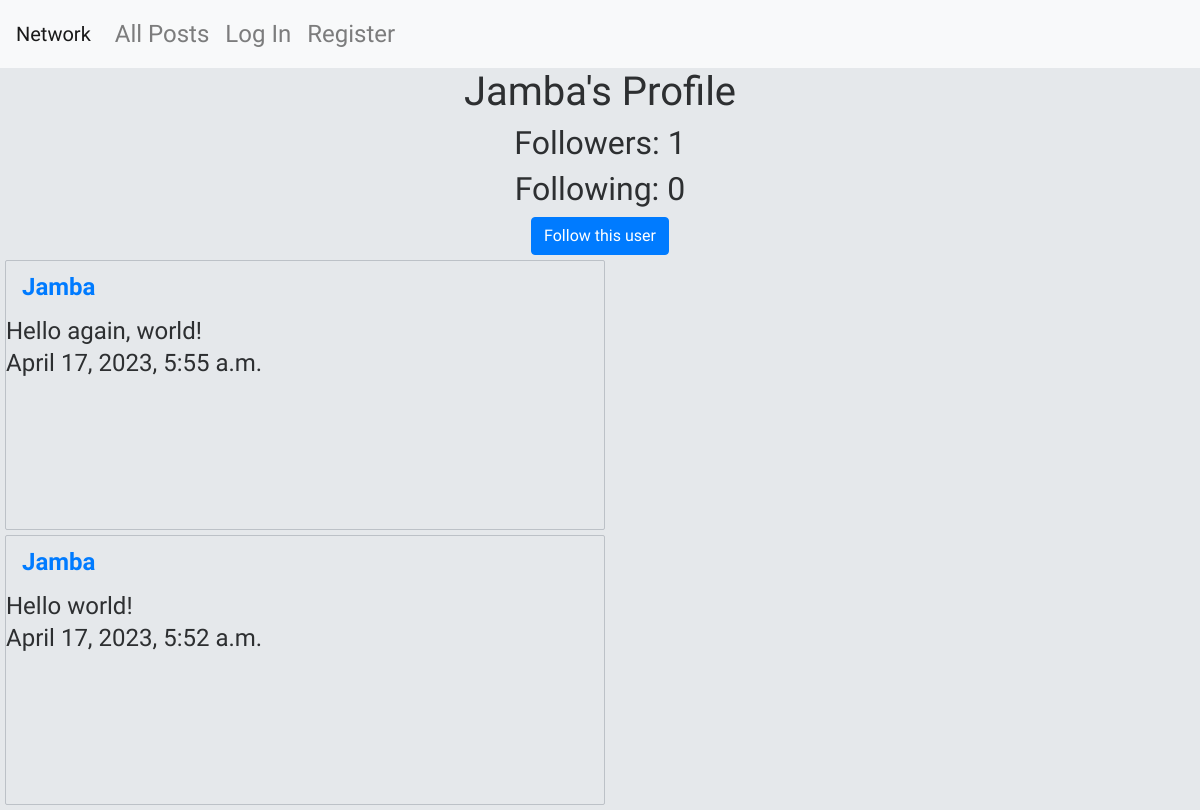
Page /Jamba on the committed database.
### network/models.py (models this page shows, shortened)
class User(AbstractUser):
    id = models.AutoField(primary_key=True)
    followers = models.ManyToManyField("self", blank=True, related_name="user_followers", symmetrical=False)
    following = models.ManyToManyField("self", blank=True, related_name="user_following", symmetrical=False)

class Post(models.Model):
    id = models.AutoField(primary_key=True)
    author = models.ForeignKey(User, on_delete=models.CASCADE)
    content = models.CharField(max_length=128)
    date = models.DateTimeField(auto_now_add=True)
    likes = models.IntegerField()

### network/views.py (the view, shortened to what this page needs)
# urls.py: path("<str:username>", views.profile, name="profile"),
def profile(request, username):
    posts = Post.objects.all()
    postsToShow = []
    for post in posts:
        if post.author.username == username:
            postsToShow.append(post)
    posts = posts.order_by("-date").all()
    profile_user = User.objects.get(username=username)
    return render(request, "network/profile.html", {"profile_username": username, "profile_user": profile_user, "posts": posts})

### network/templates/network/profile.html (shortened to what this page needs)
{% extends "network/layout.html" %}
{% block body %}
    <h1>{{ profile_username }}'s Profile</h1>
    <div id="follower-info">
        <h2>Followers: {{profile_user.followers.all|length}}</h2>
        <h2>Following: {{profile_user.following.all|length}}</h2>
    </div>
    {% if user.username != profile_username %}
    <div id="follow-button-container">
        <form id="follow-form" action="{% url 'profile' profile_username %}" method="POST">
            {% if profile_user in user.following.all %}
            <input type="submit" id="follow-button" class="btn btn-primary" value="Unfollow this user"/>
            {% else %}
            <input type="submit" id="follow-button" class="btn btn-primary" value="Follow this user"/>
            {% endif %}
        </form>
    </div>
    {% endif %}
    {% for post in posts %}
        {% if post.author == profile_user %}
        <div class="post">
            <a class="nav-link" href="{% url 'profile' post.author.username %}"><strong>{{ post.author.username }}</strong></a>
            <span>{{ post.content }}</span>
            <h4>{{ post.date }}</h4>
        </div>
        {% endif %}
    {% endfor %}
{% endblock %}

### network/static/network/styles.css (style rules this page uses)
:root { --background: #e5e8eb; --font-color: #2d2f31; --borders: #bcc1c7; --post-width: 600px; --success: #0b836b; --error: #a72727; }
body { text-align: center; vertical-align: middle; font-size: 24px; font-family: 'Gaegu', sans-serif; background-color: var(--background); color: var(--font-color); }
.post { text-align: left; height: calc(var(--post-width) * 0.45); width: var(--post-width); margin: 5px; border-radius: 2px; border: 1px solid var(--borders); }

### rows in the picture
User: username "Jamba", followers.all|length "1", following.all|length "0"
Post: author.username "Jamba", content "Hello again, world!", date "April 17, 2023, 5:55 a.m."
Post: author.username "Jamba", content "Hello world!", date "April 17, 2023, 5:52 a.m."
